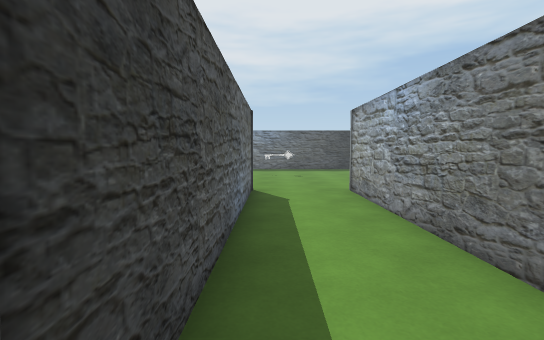
View 1 (above)

23 first-person views from a walk through a scene from a Unity 3-D project. The camera is 1.3 m above the floor, tilts 4° down and sees 85° across. Doors are open. The floor is counted in squares, 1 m on a side. Each view is taken from the middle of a square. On the plan, view 1 faces up. The plan holds only what a view shows up to about 14 squares ahead; the rest is blank. The place goes on beyond the plan. The player character is not drawn. Some surface patterns are stand-ins.

View 2
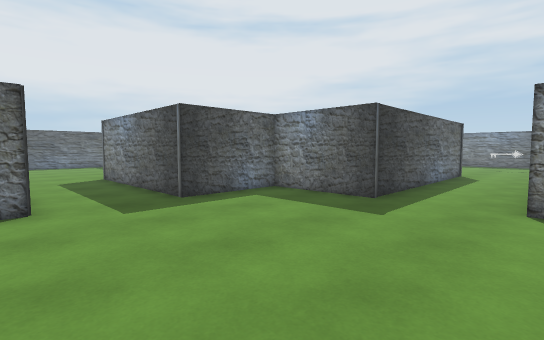

View 3
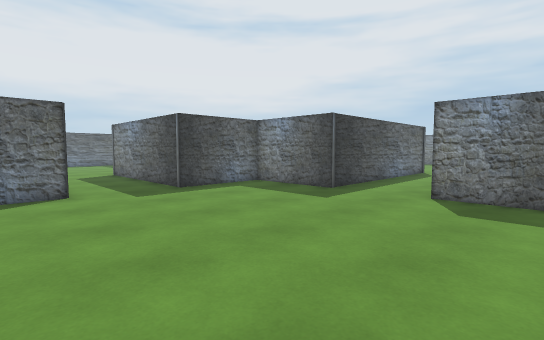

View 4
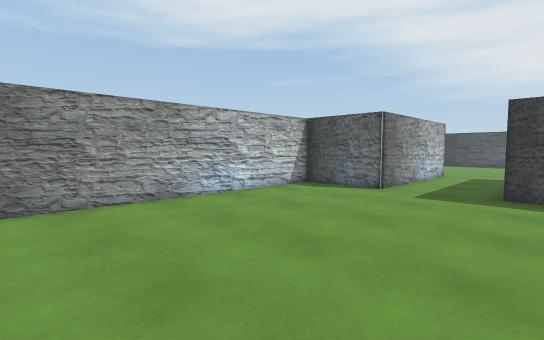

View 5
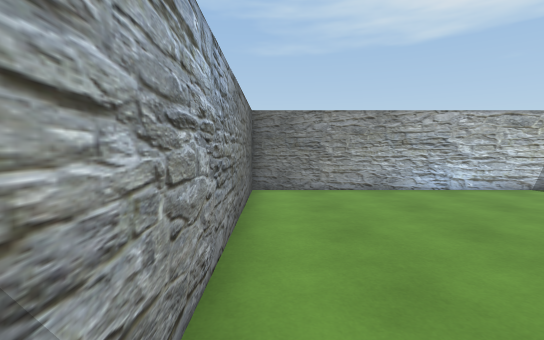

View 6
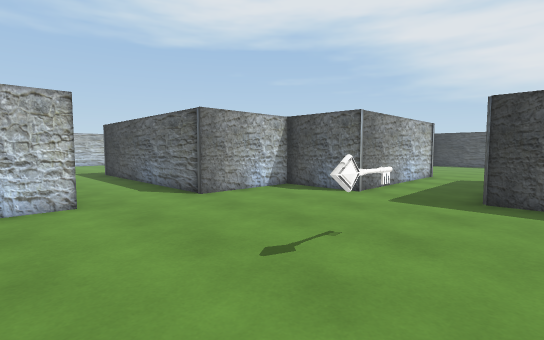

View 7
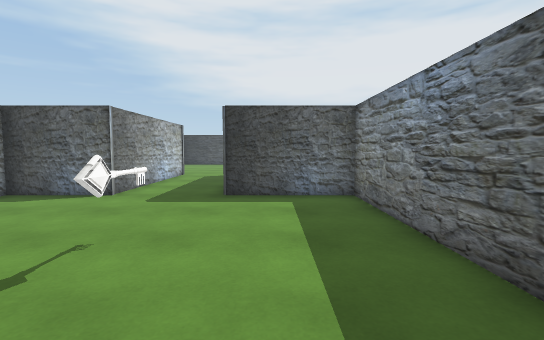

View 8
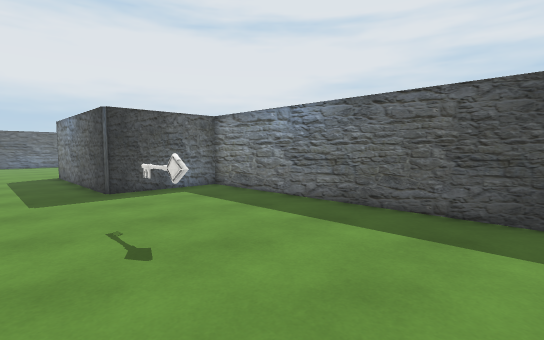

View 9
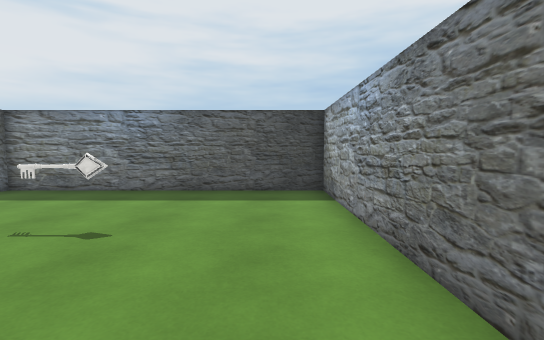

View 10
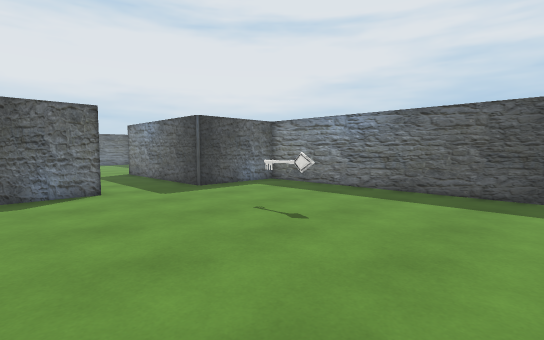

View 11
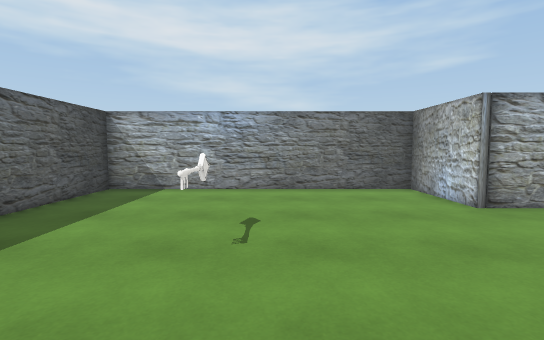

View 12
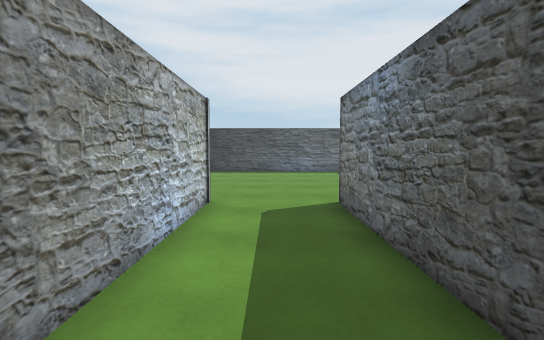

View 13
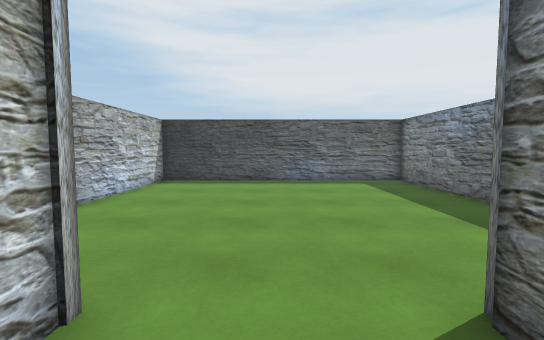

View 14
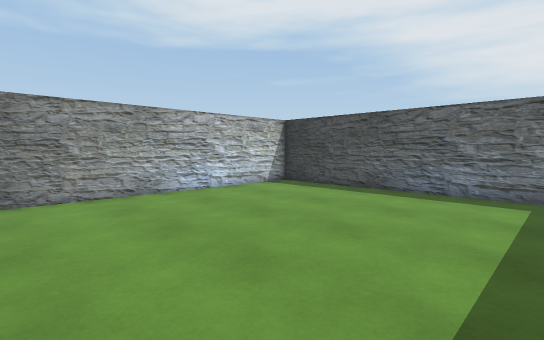

View 15
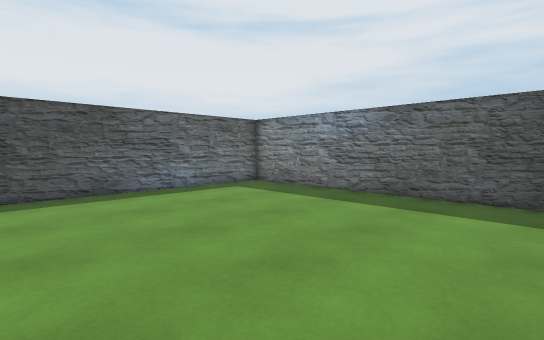

View 16
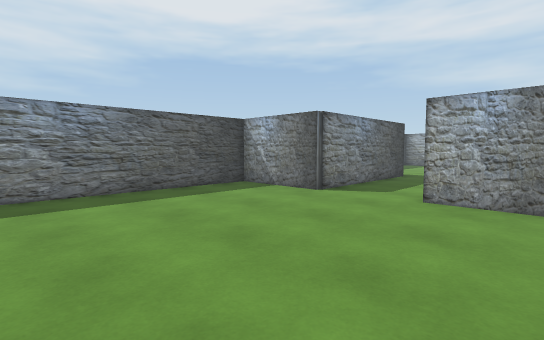

View 17
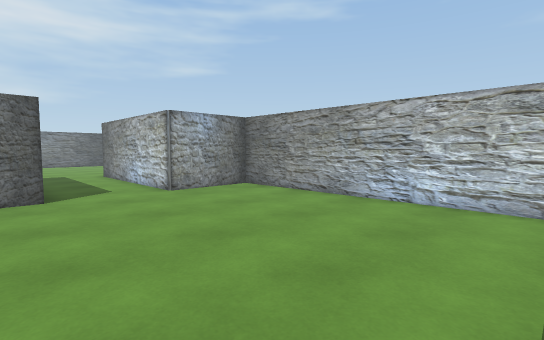

View 18
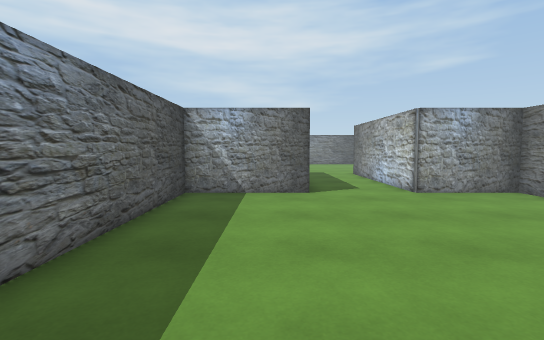

View 19
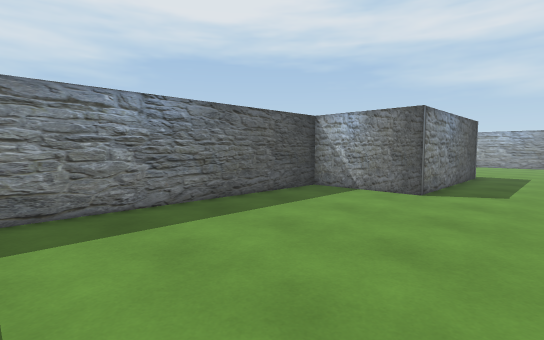

View 20
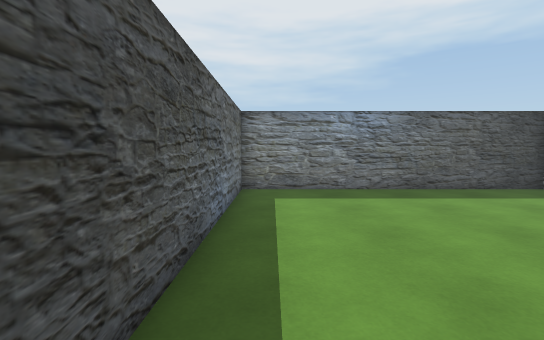

View 21
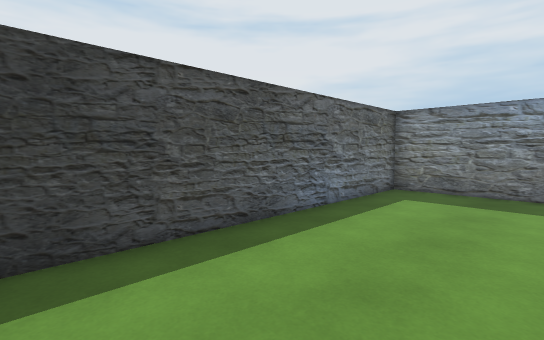

View 22
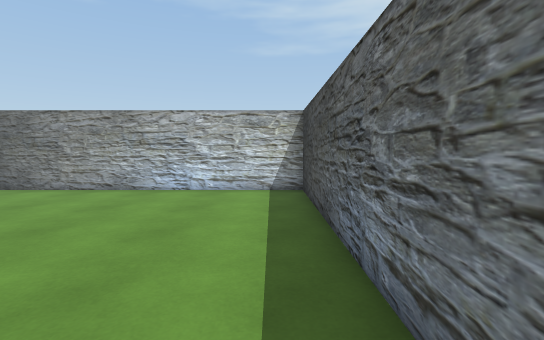

View 23
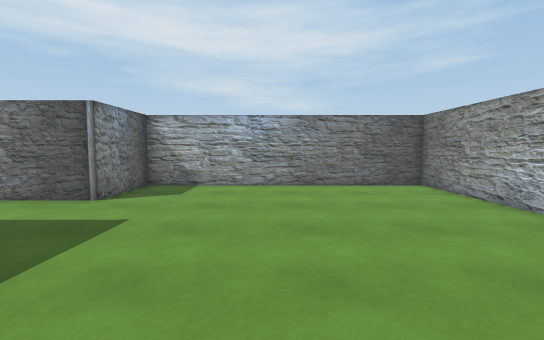

### Floor plan
Points are (right, up) in squares from view 1. A wall is a line through its corners. A room is listed if a view was taken in it or the views show most of it. See-through windows are left out.
Room 1 (views 1, 2, 3, 4, 5, 23)
walls: (-0.6, 9.5) (-0.6, 0.6) (-4.3, 0.6) (-4.3, -3.1) (-11.2, -3.1); (-11.2, -6.3) (-4.3, -6.3) (-4.3, -9.4) (5.6, -9.4) (5.6, 0.6) (2.5, 0.6) (2.5, 9.5)
ways out: opening at (1, 9.3) to room 2; open door at (-11, -4.5) to room 4
Room 2 (views 6, 7, 8, 9, 10, 11, 12, 13)
walls: (2.5, 9.5) (5.6, 9.5) (5.6, 19.3) (-4.3, 19.3) (-4.3, 15.6) (-11.2, 15.6); (-11.2, 12.4) (-4.3, 12.4) (-4.3, 9.5) (-0.6, 9.5)
ways out: opening at (1, 9.3) to room 1; open door at (-11, 14) to room 3
objects: other object (1, 15)
Room 3 (views 14, 15, 16)
walls: (-11.2, 15.6) (-11.2, 19.3) (-21.3, 19.3) (-21.3, 9.5) (-12.2, 9.5); (-11.2, 10.2) (-11.2, 12.4)
ways out: open door at (-11, 14) to room 2
Room 4 (views 17, 18, 19, 20, 21, 22)
walls: (-11.2, -3.1) (-11.2, 0.6) (-21, 0.6) (-21, -9.4) (-11.2, -9.4) (-11.2, -6.3)
ways out: open door at (-11, -4.5) to room 1

Where each view was taken, in squares from view 1:
view 1: 0 up, 0 right, facing up
view 2: 7 down, 3 right, facing up-left
view 3: 8 down, 5 right, facing up-left
view 4: 2 down, 5 right, facing down-left
view 5: 0 up, 5 right, facing down
view 6: 17 up, 4 right, facing down-left
view 7: 17 up, 4 right, facing left
view 8: 13 up, 5 right, facing up-left
view 9: 10 up, 4 right, facing up
view 10: 10 up, 5 right, facing up-left
view 11: 14 up, 4 left, facing right
view 12: 14 up, 4 left, facing left
view 13: 14 up, 9 left, facing left
view 14: 18 up, 12 left, facing down-left
view 15: 11 up, 12 left, facing up-left
view 16: 10 up, 19 left, facing up-right
view 17: 2 down, 20 left, facing down-right
view 18: 2 down, 20 left, facing right
view 19: 6 down, 20 left, facing up-right
view 20: 9 down, 20 left, facing up
view 21: 9 down, 17 left, facing up-left
view 22: 0 up, 20 left, facing down
view 23: 4 down, 5 left, facing right
